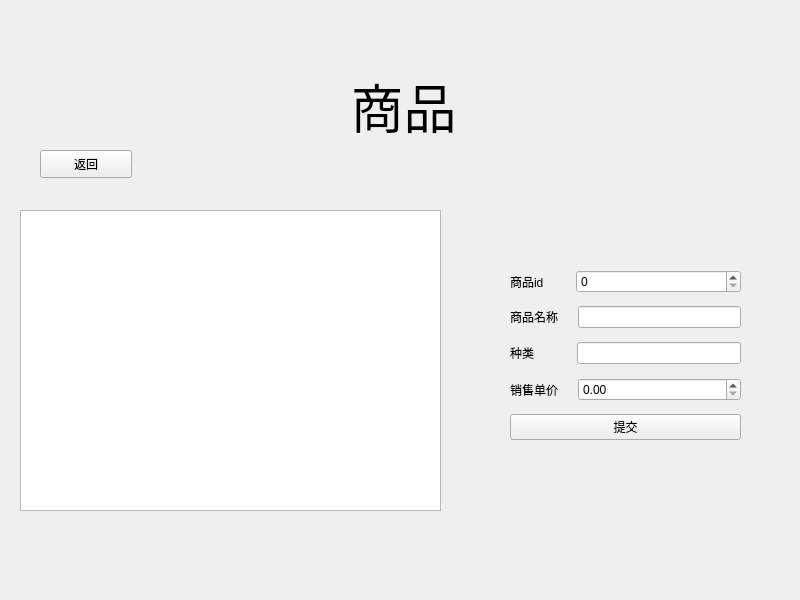
<?xml version="1.0" encoding="UTF-8"?>
<ui version="4.0">
 <class>Goods</class>
 <widget class="QWidget" name="Goods">
  <property name="geometry">
   <rect>
    <x>0</x>
    <y>0</y>
    <width>800</width>
    <height>600</height>
   </rect>
  </property>
  <property name="minimumSize">
   <size>
    <width>400</width>
    <height>0</height>
   </size>
  </property>
  <property name="windowTitle">
   <string>Form</string>
  </property>
  <widget class="QWidget" name="widget" native="true">
   <property name="geometry">
    <rect>
     <x>0</x>
     <y>0</y>
     <width>800</width>
     <height>600</height>
    </rect>
   </property>
   <property name="styleSheet">
    <string notr="true">#widget{background-image: url(:/new/prefix1/2.png);}</string>
   </property>
   <widget class="QTableView" name="tableView">
    <property name="geometry">
     <rect>
      <x>20</x>
      <y>210</y>
      <width>421</width>
      <height>301</height>
     </rect>
    </property>
   </widget>
   <widget class="QPushButton" name="pushButton_3">
    <property name="geometry">
     <rect>
      <x>40</x>
      <y>150</y>
      <width>92</width>
      <height>28</height>
     </rect>
    </property>
    <property name="text">
     <string>返回</string>
    </property>
   </widget>
   <widget class="QLabel" name="label_5">
    <property name="geometry">
     <rect>
      <x>8</x>
      <y>70</y>
      <width>791</width>
      <height>71</height>
     </rect>
    </property>
    <property name="font">
     <font>
      <pointsize>40</pointsize>
     </font>
    </property>
    <property name="text">
     <string>商品</string>
    </property>
    <property name="alignment">
     <set>Qt::AlignCenter</set>
    </property>
   </widget>
   <widget class="QWidget" name="">
    <property name="geometry">
     <rect>
      <x>510</x>
      <y>270</y>
      <width>231</width>
      <height>170</height>
     </rect>
    </property>
    <layout class="QVBoxLayout" name="verticalLayout_2">
     <item>
      <layout class="QVBoxLayout" name="verticalLayout">
       <item>
        <layout class="QFormLayout" name="formLayout">
         <item row="0" column="0">
          <widget class="QLabel" name="label">
           <property name="text">
            <string>商品id        </string>
           </property>
          </widget>
         </item>
         <item row="0" column="1">
          <widget class="QSpinBox" name="spinBox"/>
         </item>
        </layout>
       </item>
       <item>
        <layout class="QFormLayout" name="formLayout_2">
         <item row="0" column="0">
          <widget class="QLabel" name="label_3">
           <property name="text">
            <string>商品名称    </string>
           </property>
          </widget>
         </item>
         <item row="0" column="1">
          <widget class="QLineEdit" name="lineEdit"/>
         </item>
        </layout>
       </item>
       <item>
        <layout class="QFormLayout" name="formLayout_3">
         <item row="0" column="0">
          <widget class="QLabel" name="label_2">
           <property name="text">
            <string>种类           </string>
           </property>
          </widget>
         </item>
         <item row="0" column="1">
          <widget class="QLineEdit" name="lineEdit_2"/>
         </item>
        </layout>
       </item>
       <item>
        <layout class="QFormLayout" name="formLayout_4">
         <item row="0" column="0">
          <widget class="QLabel" name="label_4">
           <property name="text">
            <string>销售单价    </string>
           </property>
          </widget>
         </item>
         <item row="0" column="1">
          <widget class="QDoubleSpinBox" name="doubleSpinBox"/>
         </item>
        </layout>
       </item>
      </layout>
     </item>
     <item>
      <widget class="QPushButton" name="pushButton">
       <property name="text">
        <string>提交</string>
       </property>
      </widget>
     </item>
    </layout>
   </widget>
  </widget>
 </widget>
 <resources/>
 <connections/>
</ui>
